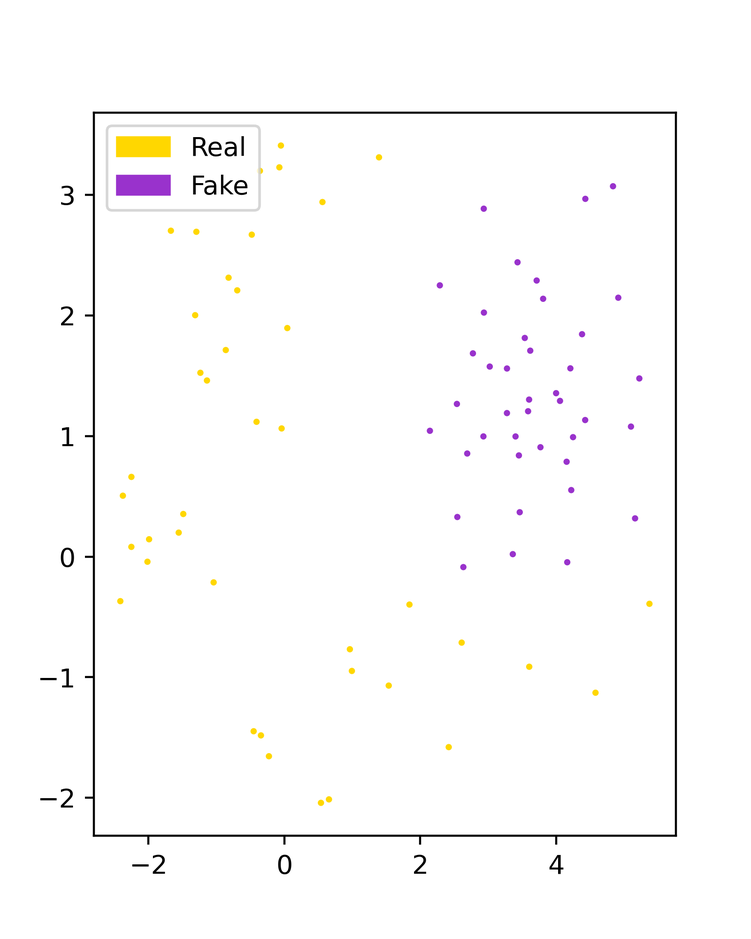
#> input picture trainer/distributed/sample.png, 751 x 939 px, shrunk from 1600 x 2000 before the run; its folder holds only this picture in this run
$ python -i test_aug.py   (imports and definitions only)
#> lines starting #> are read from the running program, lines starting #| are printed output that depends on the picture
#> further down, picture is the input picture: shape (939, 751, 3); mean B, G, R 251.2, 251.4, 251.9
import os
import random
import cv2
import numpy as np
from PIL import Image

def adjust_gamma(image, gamma=1.0):
    inv_gamma = 1.0 / gamma
    table = np.array([((i / 255.0) ** inv_gamma) * 255 for i in np.arange(0, 256)]).astype("uint8")
    return cv2.LUT(image, table)

def histogram_equalization(image):
    if len(image.shape) == 2:  # grayscale image
        return cv2.equalizeHist(image)
    elif len(image.shape) == 3:  # color image
        ycrcb = cv2.cvtColor(image, cv2.COLOR_BGR2YCrCb)
#> ycrcb: shape (939, 751, 3); mean of channels 0, 1, 2 251.6, 128.3, 127.8
        ycrcb[:, :, 0] = cv2.equalizeHist(ycrcb[:, :, 0])
#> ycrcb: shape (939, 751, 3); mean of channels 0, 1, 2 244.9, 128.3, 127.8
        return cv2.cvtColor(ycrcb, cv2.COLOR_YCrCb2BGR)
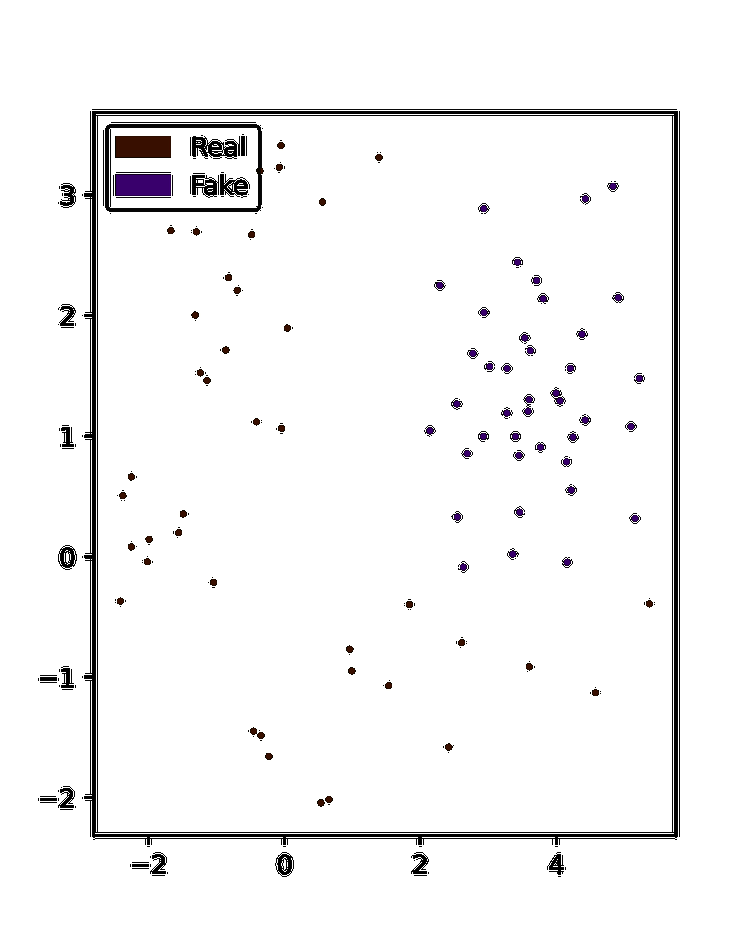
#> returned value: shape (939, 751, 3); mean B, G, R 245.2, 244.9, 245.2

def subtle_denoising(image, h=3):
    return cv2.fastNlMeansDenoisingColored(image, None, h, h, 7, 21)

def process_images(input_folder, output_folder):
    if not os.path.exists(output_folder):
        os.makedirs(output_folder)

    for filename in os.listdir(input_folder):
        if filename.endswith(".jpg") or filename.endswith(".png") or filename.endswith(".jpeg"):
            image_path = os.path.join(input_folder, filename)
            image = cv2.imread(image_path)

            # Randomly choose one of the post-processing techniques
            processing_choice = random.choice(['denoising'])

            if processing_choice == 'gamma':
                processed_image = adjust_gamma(image, gamma=1.05)
            elif processing_choice == 'histogram_equalization':
                processed_image = histogram_equalization(image)
            elif processing_choice == 'denoising':
                processed_image = subtle_denoising(image)

            # Save the processed image
            final_image_path = os.path.join(output_folder, filename)
            cv2.imwrite(final_image_path, processed_image)

# [4 lines not run here, left out]

>>> import cv2
>>> picture = cv2.imread('../distributed/sample.png')
>>> result = histogram_equalization(picture)
